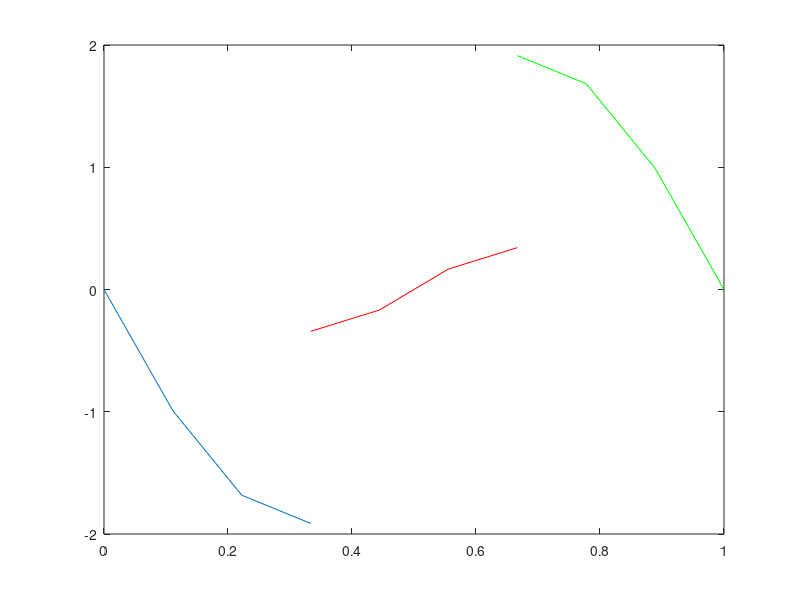

This figure's MATLAB source:
% Follow FETI example then parrallel 9 elements poission equation
% with 3 individual subdomains. The center subdomain is unsupported
% Dirichlet boundary on each ending point

close all
clear all
format short e

L = 1;
N = 9;
dx = L/N;
x = linspace(0,1,N+1);
f1 = zeros(1,4); f3 = zeros(1,4); f2 = zeros(1,4);
for i=1:N
    a = x(i); b = x(i+1);   
    Fk = [1/dx*(sin(2*pi*b)-sin(2*pi*a))-2*pi*cos(2*pi*a);
      1/dx*(sin(2*pi*a)-sin(2*pi*b))+2*pi*cos(2*pi*b)];
  if(i<4)
      for m=1:2
          f1(m+i-1) = f1(m+i-1) + Fk(m);
      end
  elseif(i<7)
      for m=1:2
          f2(m+i-4) = f2(m+i-4) + Fk(m);
      end
  else
      for m=1:2
          f3(m+i-7) = f3(m+i-7) + Fk(m);
      end
  end
end
% unknowns of the subdomains
K1 = 1/dx*[2,-1,0;-1,2,-1;0,-1,1];
K2 = 1/dx*[1,-1,0,0;-1,2,-1,0;0,-1,2,0;0,0,-1,1];
K3 = 1/dx*[1,-1,0;-1,2,-1;0,-1,2];

% LU Gauss elimination  
[K1L,K1U] = lu(K1);
[K2L,K2U] = lu(K2);
[K3L,K3U] = lu(K3);

% Rigid body motion matrices
R1 = zeros(3,1); R3 = zeros(3,1); R2 = ones(4,1);

% Pseudo-inverse matrix of the stiffness matrices of particular domain.
K1P = inv(K1); K3P = inv(K3);
K2P = zeros(4,4);
K2P(1:3,1:3) = inv(K2(1:3,1:3));

% Connection matrices
epsilon1 = [0,0,-1;0,0,0];
epsilon2 = [1,0,0,0;0,0,0,-1];
epsilon3 = [0,0,0;1,0,0];

% Matrix G 
G = -epsilon1*R1-epsilon2*R2-epsilon3*R3;

% Vector e 
e = -dot(R2,f2);

% lambda0
lambda0 = G*inv(dot(G',G))*e;

% F matrix
F = epsilon1*K1P*epsilon1' + epsilon2*K2P*epsilon2' + epsilon3*K3P*epsilon3';

% Vector g
g = epsilon1*K1P*f1(2:4)' + epsilon2*K2P*f2' + epsilon3*K3P*f3(1:3)';

% simple one-dimensional example leads to the specially reduced system of
% equtions where no iteration is necessary
alpha = inv(dot(G',G))*G'*(g-F*lambda0);

% Displacemenets of the subdomains are obtained from two contributions,
% dker and dinfi.
% The dinfi are obtained with the help of pseudo-inverse matrices

dinfi1 = K1P*(f1(2:4)' - epsilon1' * lambda0);
dinfi2 = K2P*(f2' - epsilon2' * lambda0);
dinfi3 = K3P*(f3(1:3)' - epsilon3' * lambda0);

% Contribuions from rigid body motions 
dker1 = R1*0;
dker2 = R2*alpha;
dker3 = R3*0;

% The final subdomain displacement vectors are
d1 = dinfi1 + dker1;
d2 = dinfi2 + dker2;
d3 = dinfi3 + dker3;

% plot 
u1 = zeros(1,4); u2 = zeros(1,4); u3 = zeros(1,4);
u1(2:4) = d1; u2 = d2; u3(1:3) = d3;

figure
plot(x(1:4),u1);
hold on
plot(x(4:7),u2,'r-');
hold on
plot(x(7:10),u3,'g-');
